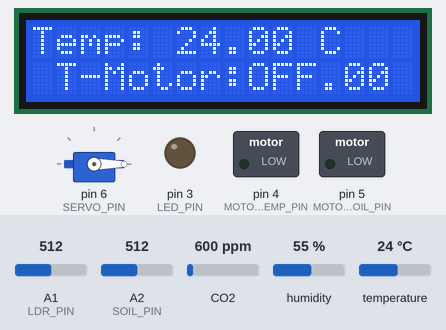
The sketch below on a simulated Arduino Uno, built with avr-gcc and run on an emulated ATmega328P. On the bench: 16×2 character LCD, servo, switched loads named in the sketch (green lamp = pin HIGH), output pins drawn as LEDs (lit = HIGH). Inputs (shaded band) come from the test bench; at power-on: A1 (LDR_PIN) = 512, temperature 24 °C, A2 (SOIL_PIN) = 512, CO2 600 ppm, humidity 55 %. What the sketch prints to the serial monitor is not drawn.

Above: at 3.2 s.
3.3 s: A1 (LDR_PIN) set to 491
At 8.5 s:
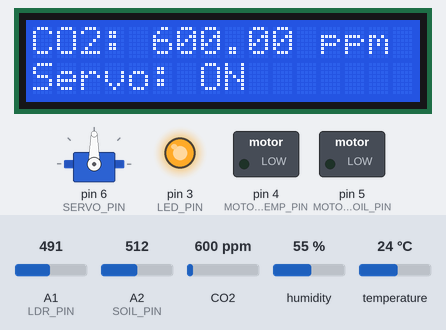
8.6 s: temperature set to 26 °C
At 11.6 s:
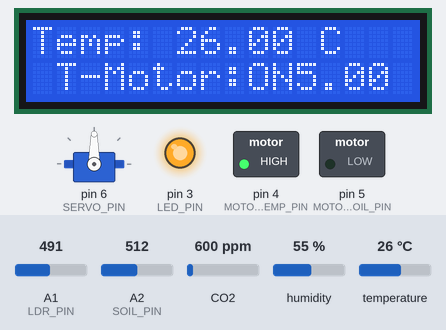
16.2 s: A2 (SOIL_PIN) set to 585
At 19.2 s:
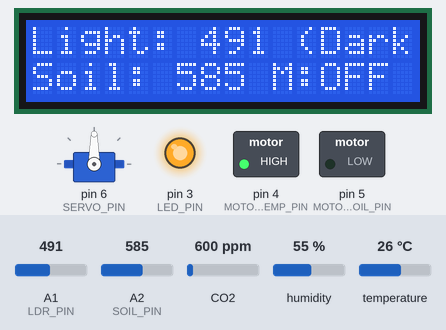
21.0 s: A2 (SOIL_PIN) set to 608
At 23.3 s:
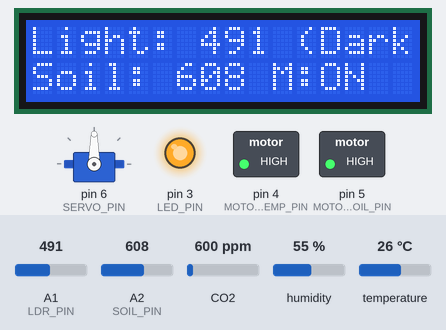
28.0 s: A1 (LDR_PIN) set to 510
At 30.9 s:
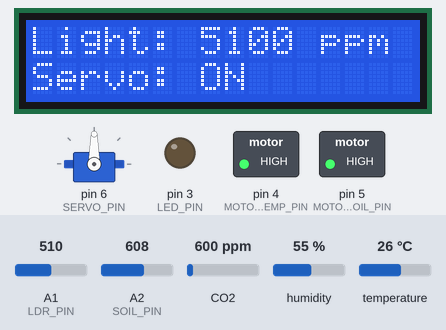
34.1 s: A2 (SOIL_PIN) set to 590
At 35.5 s:
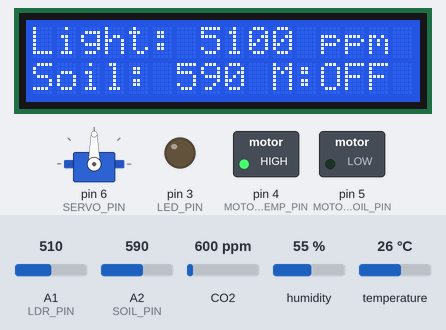
Timing chart, 0 to 37.1 s (numbered marks = the images above; inputs shaded):
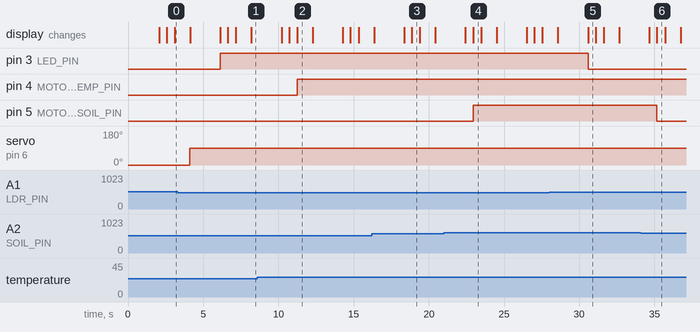

The sketch:

arduinoled.ino
```cpp
#include <LiquidCrystal.h>
#include <DHT.h>
#include <MQ135.h>
#include <Servo.h>

// Initialize the LCD (RS, E, D4, D5, D6, D7)
LiquidCrystal lcd(13, 12, 11, 10, 9, 8);

// Pin Definitions
#define LDR_PIN A1           // LDR connected to Analog Pin A1
#define SOIL_PIN A2          // Soil Moisture Sensor connected to Analog Pin A2
#define DHT_PIN 2            // DHT11 connected to Digital Pin 2
#define MQ135_PIN A0         // MQ135 Gas Sensor connected to Analog Pin A0
#define LED_PIN 3            // LED connected to Digital Pin 3
#define MOTOR_TEMP_PIN 4     // DC Motor 1 (Temperature-based) connected to Digital Pin 4
#define MOTOR_SOIL_PIN 5     // DC Motor 2 (Soil Moisture-based) connected to Digital Pin 5
#define SERVO_PIN 6          // Servo Motor connected to Digital Pin 6

// Thresholds
int ldrThreshold = 500;      // LDR Threshold for LED
int soilThreshold = 600;     // Soil Moisture Threshold for motor
float tempThreshold = 24.0;  // Temperature Threshold for motor
float co2Threshold = 1.0;    // CO2 Threshold for Servo Motor activation (1 ppm)

// DHT11 Setup
#define DHTTYPE DHT11
DHT dht(DHT_PIN, DHTTYPE);

// MQ135 Setup
MQ135 gasSensor(MQ135_PIN);

// Servo Motor Setup
Servo servoMotor;

void setup() {
  // Initialize LCD
  lcd.begin(16, 2);
  lcd.setCursor(0, 0);
  lcd.print("Initializing...");
  delay(2000);
  lcd.clear();

  // Pin Setup
  pinMode(LED_PIN, OUTPUT);
  pinMode(MOTOR_TEMP_PIN, OUTPUT); // DC Motor for Temperature
  pinMode(MOTOR_SOIL_PIN, OUTPUT); // DC Motor for Soil Moisture
  Serial.begin(9600);

  // Initialize DHT11
  dht.begin();

  // Attach Servo Motor
  servoMotor.attach(SERVO_PIN);
  servoMotor.write(0); // Default position: 0 degrees
}

void loop() {
  // LDR Reading
  int ldrValue = analogRead(LDR_PIN);
  Serial.print("LDR Value: ");
  Serial.println(ldrValue);

  lcd.setCursor(0, 0); // Display LDR
  lcd.print("Light: ");
  lcd.print(ldrValue);

  if (ldrValue < ldrThreshold) {
    digitalWrite(LED_PIN, HIGH); // Turn on LED
    Serial.println("LED ON: Low light detected.");
    lcd.print(" (Dark)");
  } else {
    digitalWrite(LED_PIN, LOW); // Turn off LED
    Serial.println("LED OFF: Sufficient light.");
  }

  delay(500);

  // Soil Moisture Reading
  int soilValue = analogRead(SOIL_PIN);
  Serial.print("Soil Moisture Value: ");
  Serial.println(soilValue);

  lcd.setCursor(0, 1); // Display Soil Moisture value and motor state
  lcd.print("Soil: ");
  lcd.print(soilValue);

  // Check Soil Moisture Threshold
  if (soilValue > soilThreshold) {
    digitalWrite(MOTOR_SOIL_PIN, HIGH); // Turn on Soil Moisture Motor
    Serial.println("Soil Motor ON: High Moisture Detected");
    lcd.print(" M:ON");
  } else {
    digitalWrite(MOTOR_SOIL_PIN, LOW); // Turn off Soil Moisture Motor
    Serial.println("Soil Motor OFF: Moisture Normal");
    lcd.print(" M:OFF");
  }

  delay(500);

  // DHT11 Readings
  float temp = dht.readTemperature();
  float humidity = dht.readHumidity();

  if (isnan(temp) || isnan(humidity)) {
    Serial.println("Failed to read from DHT11 sensor!");
    lcd.setCursor(0, 0);
    lcd.print("DHT Error!");
  } else {
    Serial.print("Temperature: ");
    Serial.print(temp);
    Serial.println(" °C");

    Serial.print("Humidity: ");
    Serial.print(humidity);
    Serial.println(" %");

    lcd.clear(); // Update LCD for DHT11 readings
    lcd.setCursor(0, 0);
    lcd.print("Temp: ");
    lcd.print(temp);
    lcd.print(" C");

    lcd.setCursor(0, 1);
    lcd.print("Humidity: ");
    lcd.print(humidity);
    lcd.print(" %");

    // Check Temperature Threshold
    if (temp > tempThreshold) {
      digitalWrite(MOTOR_TEMP_PIN, HIGH); // Turn on Temperature Motor
      Serial.println("Temp Motor ON: High Temp Detected");
      lcd.setCursor(0, 1);
      lcd.print(" T-Motor:ON");
    } else {
      digitalWrite(MOTOR_TEMP_PIN, LOW); // Turn off Temperature Motor
      Serial.println("Temp Motor OFF: Temp Normal");
      lcd.setCursor(0, 1);
      lcd.print(" T-Motor:OFF");
    }
  }

  delay(1000);

  // MQ135 Gas Sensor Reading
  float gasPPM = gasSensor.getPPM();
  Serial.print("Air Quality (CO2 Concentration): ");
  Serial.print(gasPPM);
  Serial.println(" ppm");

  lcd.clear();
  lcd.setCursor(0, 0);
  lcd.print("CO2: ");
  lcd.print(gasPPM);
  lcd.print(" ppm");

  // Check CO2 Threshold for Servo Motor Activation
  if (gasPPM > co2Threshold) {
    servoMotor.write(90); // Move Servo to 90 degrees
    Serial.println("Servo Motor Rotated to 90°: High CO2 Detected");
    lcd.setCursor(0, 1);
    lcd.print("Servo: ON ");
  } else {
    servoMotor.write(0); // Move Servo back to 0 degrees
    Serial.println("Servo Motor Rotated to 0°: CO2 Normal");
    lcd.setCursor(0, 1);
    lcd.print("Servo: OFF");
  }

  delay(2000); // Delay before the next loop iteration
}
```

Measured:
- the behaviour switches between 500 and 499 on A1 (LDR_PIN) (found by bisection; images 0 and 1)
- the behaviour switches between 24 and 25 °C on temperature (found by bisection; images 1 and 2)
- the behaviour switches between 600 and 601 on A2 (SOIL_PIN) (found by bisection; images 3 and 4)
- after the input at 3.3 s, pin 3 (LED_PIN): LOW → HIGH after 2.8 s; the display: first differs from a run without the input after 2.8 s (image 1 shows a later state)
- after the input at 8.6 s, pin 4 (MOTOR_TEMP_PIN): LOW → HIGH after 2.6 s; the display: first differs from a run without the input after 2.7 s (image 2)
- after the input at 21.0 s, pin 5 (MOTOR_SOIL_PIN): LOW → HIGH after 1.9 s; the display: first differs from a run without the input after 1.9 s (image 4)
- after the input at 28.0 s, pin 3 (LED_PIN): HIGH → LOW after 2.6 s; the display: first differs from a run without the input after 2.6 s (image 5)
- after the input at 34.1 s, pin 5 (MOTOR_SOIL_PIN): HIGH → LOW after 1.1 s; the display: first differs from a run without the input after 1.1 s (image 6)
